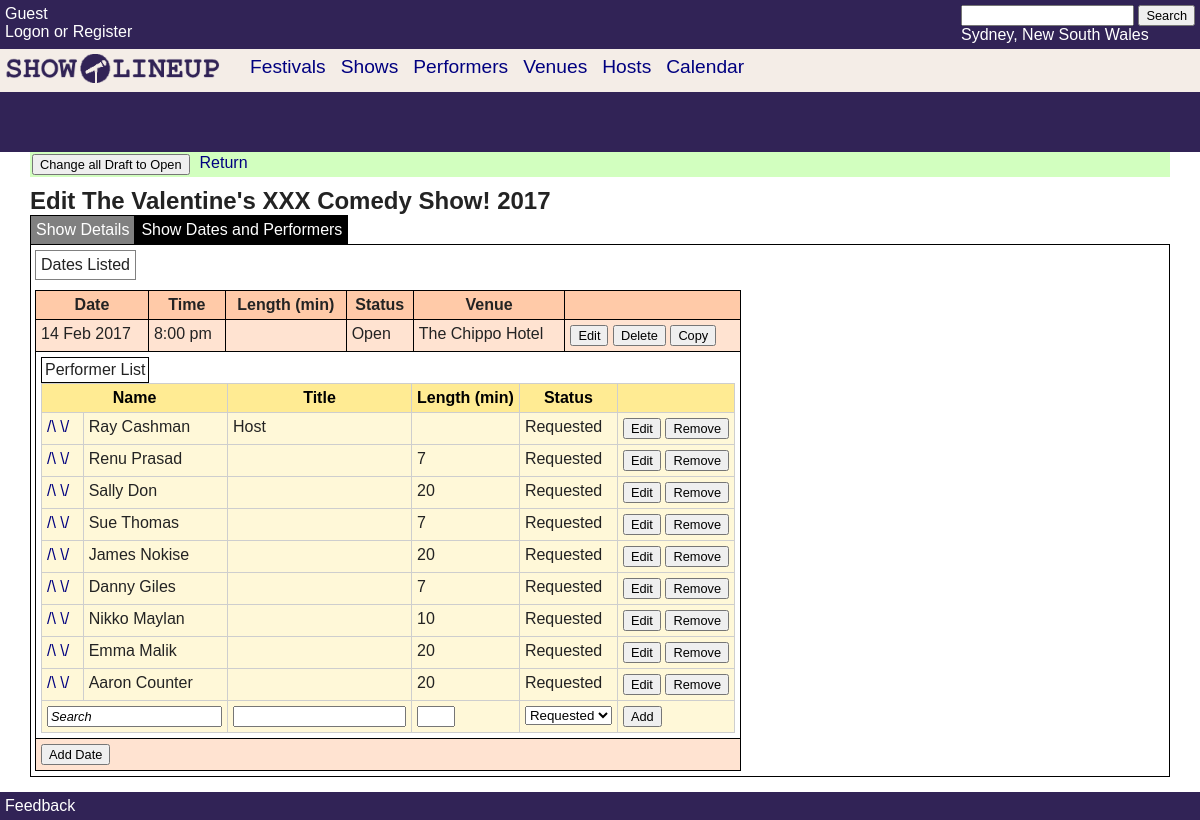
The page /Shows/Edit.php?n=The-Valentine-s-XXX-Comedy-Show-2017 (signed in) on the database its author committed.
### tables this page shows
CREATE TABLE `evpshowdate` (
  `ShowDateId` varchar(64) NOT NULL,
  `ShowId` varchar(64) NOT NULL,
  `ShowDate` int(11) DEFAULT NULL,
  `ShowTime` int(11) DEFAULT NULL,
  `ShowDateStatus` int(11) NOT NULL,
  `VenueId` varchar(64) DEFAULT NULL,
  `VenueConfirmation` int(11) DEFAULT NULL,
  `ShowLength` varchar(50) DEFAULT NULL,
  PRIMARY KEY (`ShowDateId`),
  KEY `ShowId` (`ShowId`)
);

CREATE TABLE `evpshow` (
  `ShowId` varchar(64) NOT NULL,
  `ShowName` varchar(100) DEFAULT NULL,
  `ShowUrlFriendlyName` varchar(100) DEFAULT NULL,
  `FestivalId` varchar(64) DEFAULT NULL,
  `ShowDesc` longtext,
  `PicSmall` varchar(50) DEFAULT NULL,
  `PicLarge` varchar(50) DEFAULT NULL,
  `PriceRange` varchar(50) DEFAULT NULL,
  `ShowStatus` int(11) NOT NULL,
  `CountryId` varchar(64) NOT NULL,
  PRIMARY KEY (`ShowId`)
);

CREATE TABLE `evpvenue` (
  `VenueId` varchar(64) NOT NULL,
  `VenueName` varchar(100) DEFAULT NULL,
  `VenueStatus` int(11) NOT NULL,
  `VenueUrlFriendlyName` varchar(100) DEFAULT NULL,
  `LocationAreaId` varchar(64) DEFAULT NULL,
  `IsDefault` tinyint(1) DEFAULT NULL,
  `VenueDesc` longtext,
  `Address1` varchar(100) DEFAULT NULL,
  `Address2` varchar(100) DEFAULT NULL,
  `AddressSuburb` varchar(100) DEFAULT NULL,
  `AddressState` varchar(100) DEFAULT NULL,
  `AddressPostcode` varchar(20) DEFAULT NULL,
  PRIMARY KEY (`VenueId`)
);

CREATE TABLE `evpshowdateperformer` (
  `ShowDatePerformerId` varchar(64) NOT NULL,
  `ShowDateId` varchar(64) NOT NULL,
  `PerformerId` varchar(64) NOT NULL,
  `DisplayOrder` int(11) NOT NULL,
  `Title` varchar(50) DEFAULT NULL,
  `PerformerConfirmed` int(11) DEFAULT NULL,
  `PerformanceLength` varchar(20) DEFAULT NULL,
  PRIMARY KEY (`ShowDatePerformerId`),
  KEY `ShowDateId` (`ShowDateId`)
);

CREATE TABLE `evpperformer` (
  `PerformerId` varchar(64) NOT NULL,
  `PerformerName` varchar(200) DEFAULT NULL,
  `PerformerStatus` int(11) DEFAULT NULL,
  `PerformerUrlFriendlyName` varchar(200) NOT NULL,
  `PerformerDesc` longtext,
  `PicSmall` varchar(50) DEFAULT NULL,
  `PicLarge` varchar(50) DEFAULT NULL,
  PRIMARY KEY (`PerformerId`)
);

### include/dl_show.php (called while the page is built, shortened)
<?php
$dateList = array();
						?>
						</div><?php
function DL_ShowLoad($urlName, $forEdit){
	$conn = DBConnect();
	if($conn){
		global $dateList;
		global $performerList;
		$thisIsAdmin = false;
		$sql = "select distinct s.*, sd.ShowDateId, sd.ShowDate, sd.ShowTime, sd.ShowDateStatus, sd.VenueId, sd.VenueConfirmation, sd.ShowLength, f.FestivalName, f.FestivalUrlFriendlyName, v.VenueName, v.VenueUrlFriendlyName";
		$sql = $sql . " from evpshow s left outer join evpshowdate sd on s.ShowId = sd.ShowId"
			. " left outer join evpvenue v on sd.VenueId = v.VenueId"
			. " left outer join evpfestival f on s.FestivalId = f.FestivalId";
		$sql = $sql . " where s.ShowUrlFriendlyName = " . ParseS($urlName) . " and s.CountryId = " . ParseS($_SESSION['loccountry'])
			. " and (s.ShowStatus = 1";
		if(isset($_SESSION["mi"])){
			$sql = $sql . " or (s.ShowStatus = 0 and ("
			. " sa.MemberId = ". ParseS($_SESSION["mi"])
			. " or pm.MemberId = ". ParseS($_SESSION["mi"])
			. " or pa.MemberId = ". ParseS($_SESSION["mi"])
			. " or va.MemberId = ". ParseS($_SESSION["mi"])
			. " or ha.MemberId = ". ParseS($_SESSION["mi"])
			. " or fa.MemberId = ". ParseS($_SESSION["mi"])
			. " )))";
		}else{
			$sql = $sql . ")";
		}
		$sql = $sql . " order by sd.ShowDate, sd.ShowTime, sd.ShowDateId";
		$thisId = "";
		$prevId = "";
		$prevShowDateId = "";
		$result = mysqli_query($conn, $sql);
		if($result !== false){
			if (mysqli_num_rows($result) > 0) {
				while($row = mysqli_fetch_assoc($result)) {
					$thisId = $row["ShowId"];
					if($thisId != $prevId){
						$prevId = $thisId;
						$thisName = $row["ShowName"];
						$thisFriendly = $row["ShowUrlFriendlyName"];
					}
					if($prevShowDateId != $row["ShowDateId"]){
						$prevShowDateId = $row["ShowDateId"];
						$dateData = new DateData();
						$dateData->ShowDateId = $prevShowDateId;
						$dateData->ShowDate = $row["ShowDate"];
						$dateData->ShowTime = $row["ShowTime"];
						$dateData->ShowDateStatus = $row["ShowDateStatus"];
						$dateData->VenueId = $row["VenueId"];
						if($dateData->VenueId != ''){
							$dateData->VenueName = $row["VenueName"];
							$dateData->VenueUrlFriendlyName = $row["VenueUrlFriendlyName"];
						}else{
							$dateData->VenueName = '';
						}
						$dateData->VenueConfirmation = $row["VenueConfirmation"];
						$dateData->ShowLength = $row["ShowLength"];
						$dateData->GoingToStatus = 0;
						$dateList[] = $dateData;
					}
				}
			}else{
				mysqli_free_result($result);
				mysqli_close($conn);
				header('Location:/Shows/');
			}
			$sql = "select sdp.*, p.* from evpshowdate sd"
			. " inner join evpshowdateperformer sdp on sd.ShowDateId = sdp.ShowDateId"
			. " inner join evpperformer p on sdp.PerformerId = p.PerformerId"
			. " where sd.ShowId = " . ParseS($thisId);
			if($thisIsAdmin == false){
				$sql = $sql . " and ShowDateStatus = 1 and sdp.PerformerConfirmed <> 2 and p.PerformerStatus = 1";
			}
			$sql = $sql . " order by sdp.ShowDateId, sdp.DisplayOrder";
			$result = mysqli_query($conn, $sql);
			if($result !== false){
				if (mysqli_num_rows($result) > 0) {
					while($row = mysqli_fetch_assoc($result)) {
						$performerData = new PerformerData();
						$performerData->ShowDatePerformerId = $row["ShowDatePerformerId"];
						$performerData->ShowDateId = $row["ShowDateId"];
						$performerData->PerformerId = $row["PerformerId"];
						$performerData->DisplayOrder = $row["DisplayOrder"];
						$performerData->PerformerTitle = $row["Title"];
						$performerData->PerformerConfirmed = $row["PerformerConfirmed"];
						$performerData->PerformanceLength = $row["PerformanceLength"];
						$performerData->PerformerName = $row["PerformerName"];
						$performerData->PerformerFriendlyUrl = $row["PerformerUrlFriendlyName"];
						$performerList[] = $performerData;
					}
				}
			}
		}
	}
}
?>

### Shows/Edit.php (the view, shortened to what this page needs)
<?php
include "../include/db.php";
include "../include/dl_show.php";
include "../include/header.php";
$loadShow = true;
if($loadShow){
	if(isset($_GET["n"])){
		DL_ShowLoad($_GET["n"], true);
	}else{
		DL_VenueDefault(false);
	}
}
?>
<form action="<?php echo $_SERVER['REQUEST_URI']; ?>" enctype="multipart/form-data" method="post">
	<div class="editBar">
		<div id="divSaveShowButton" style="margin-right:10px;float:left;">
			<input type="submit" value="Change all Draft to Open" name="btnOpenAll" id="btnOpenAll" />
		</div>
		<a href="<?php echo "../../Shows/" . $thisFriendly; ?>">Return</a>
	</div>
	<h2><?php
		if(strlen($thisId) == 0)
			echo 'Create Show';
		else
			echo 'Edit ' . $thisName;
		?></h2>
	<div class="edit-tab" onclick="showEditBoxShowHide(1);" id="divTabShow">Show Details</div>
	<div class="edit-tab edit-tab-selected" onclick="showEditBoxShowHide(2);" id="divTabDate">Show Dates and Performers</div>
</form>
	<div style="clear:left;border:solid 1px black;padding-left:4px;padding-bottom:5px;padding-top:5px;display:none;" id="divShowDateContainer">
	<div id="divShowDateEdit">
	<div id="divStatus" class="general">Dates Listed</div>
	<table id="divShowDateList" border="0" cellpadding="0" cellspacing="0">
		<tr>
			<th><label for="ShowDateSingle_ShowDate">Date</label></th>
			<th><label for="ShowDateSingle_ShowTime">Time</label></th>
			<th><label for="ShowDateSingle_ShowLength">Length</label> (min)</th>
			<th><label for="ShowDateSingle_ShowDateStatus">Status</label></th>
			<th><label for="ShowDateSingle_VenueId">Venue</label></th>
			<th>&nbsp;</th>
		</tr>
<?php
	$dateCount = count($dateList);
	for($dateIdx = 0; $dateIdx <= $dateCount; $dateIdx++){
		if($dateIdx < $dateCount){
			$dateData = $dateList[$dateIdx];
		}else{
			$dateData = new DateData();
			if($dateCount != 0){
				$dateData->ShowDate = $dateList[$dateIdx-1]->ShowDate;
				$dateData->ShowTime = $dateList[$dateIdx-1]->ShowTime;
			}else{
				date_default_timezone_set("Australia/Sydney");
				$dateData->ShowDate = date("Ymd");
				$dateData->ShowTime = 2000;
			}
		}
?>
	  <tr class="show-edit-date-list-time"<?php if($dateIdx == $dateCount) echo ' style="display:none;"'; ?>>
		<td>
			<span><?php echo DateToString($dateData->ShowDate); ?></span>
		</td>
		<td>
			<span><?php echo TimeToString($dateData->ShowTime); ?></span>
		</td>
		<td>
		</td>
		<td>
			<span><?php echo StatusToString($dateData->ShowDateStatus); ?></span>
		</td>
		<td>
			<span>
				<label><?php
					if(strlen($dateData->VenueName) == 0){
						echo "No Venue";
					}else{
						echo $dateData->VenueName;
					}
				?></label>
			</span>
		</td>
		<td>
			<span>
				<input type="button" value="Edit" onclick="dateEditSaveCancel(this,1,0);" />
				<input type="button" value="Delete" onclick="dateDelete(this, '<?php echo $thisId; ?>');" />
				<input type="button" value="Copy" onclick="dateCopy(this, '<?php echo $thisId; ?>');" />
			</span>
		</td>
	</tr>
	  <tr<?php if($dateIdx == $dateCount) echo ' style="display:none;"'; ?>>
		<td colspan="6" class="show-date-edit-performers-list">
			<div style="border:solid 1px black;float:left;padding:3px;cursor:pointer;" onclick="showHidePerformerInfo(this);">Performer List</div>
			<div style="clear:left;" />
			<table class="tblShowDateEditPerformers" border="0" cellspacing="0" cellpadding="0"<?php
			if($dateCount != 1){
				echo ' style="display:none;"';
			}
			?>>
				<tr>
					<th colspan="2">Name</th>
					<th>Title</th>
					<th>Length (min)</th>
					<th>Status</th>
					<th>&nbsp;</th>
				</tr>
<?php
	$perfCount = count($performerList);
	for($perfIdx = 0; $perfIdx <= $perfCount; $perfIdx++){
		if($perfIdx == $perfCount){
			$perfItem = new PerformerData();
		}else{
			$perfItem = $performerList[$perfIdx];
		}
		if($perfItem->ShowDateId == $dateData->ShowDateId || $perfIdx == $perfCount){
?>
				<tr<?php if($perfIdx == $perfCount) echo ' style="display:none;"' ?>>
					<td>
						<a href="." onclick="showDatePerformerReorder(this, '<?php echo $thisId; ?>', -1);return false;">/\</a>
						<a href="." onclick="showDatePerformerReorder(this, '<?php echo $thisId; ?>', 1);return false;">\/</a>
					</td>
					<td>
						<?php echo $perfItem->PerformerName; ?>
					</td>
					<td>
						<span><?php echo $perfItem->PerformerTitle; ?></span>
					</td>
					<td>
						<span><?php echo $perfItem->PerformanceLength; ?></span>
					</td>
					<td>
						<span><?php echo ConfirmedToString($perfItem->PerformerConfirmed); ?></span>
					</td>
					<td>
						<span>
							<input type="button" value="Edit" onclick="perfEdit(this,1);" />
							<input type="button" value="Remove" onclick="perfRemove(this,'<?php echo $thisId; ?>');" />
						</span>
					</td>
				</tr>
<?php
		}
	}
?>
				<tr>
					<td colspan="2">
						<input type="text" onkeydown="performerAdd_keydown(event);" onkeyup="performerAdd_keyup(event,this);" onfocus="if(this.value=='Search') this.value = '';$(this).css('font-style','');"
							onblur="autoCompleteHide();" autocomplete="false" value="Search" style="font-style:italic;" />
					</td>
					<td>
						<input type="text" />
					</td>
					<td>
						<input type="text" style="width:30px" />
					</td>
					<td>
						<select id="ddlPerformerConfirmed" name="ddlPerformerConfirmed">
							<option value="0">Requested</option>
						</select>
					</td>
					<td>
						<span>
							<input type="button" value="Add" onclick="return showDatePerformerEditSave(this, '<?php echo $thisId; ?>', '<?php echo $dateData->ShowDateId; ?>');" />
						</span>
					</td>
				</tr>
			</table>
		</td>
	  </tr>
<?php
	}
?>
  <tr class="show-edit-date-list-time">
				<td colspan="6">
					<input type="button" value="Add Date" onclick="btnAddDate_Click(this);" />
				</td>
			</tr>
  </table>
	</div>
	</div>
<?php
include "../include/footer.php";
?>

### Content/Site.css (style rules this page uses)
body { padding:0; margin:0; }
h1, h2, h3, h4, h5 { padding:0; margin:0; }
a:link, a:hover, a:visited { color:Navy; }
a:link, a:visited { text-decoration:none; }
.editBar { background-color:#D2FFBF; margin-bottom:10px; padding:2px; }

### Content/SiteScreen.css (style rules this page uses)
input { font-size:0.8em; }
table tr td { vertical-align:top; }

### Shows/Edit.php (style rules this page uses)
#divShowDateList { border-left:solid 1px black; border-top:solid 1px black; margin-top:10px; }
#divShowDateList th { background-color:#FFCAA8; padding:2px; border-right:solid 1px black; border-bottom:solid 1px black; }
#divShowDateList td, #divShowDateList th { padding:5px; }
#divShowDateList .show-edit-date-list-time { background-color:#FFE3D1; }
#divShowDateList .show-edit-date-list-time td, #divShowDateList .show-date-edit-performers-list, #divShowDateList .show-date-edit-performers-add-button td { border-right:solid 1px black; border-bottom:solid 1px black; }
#divShowDateList .tblShowDateEditPerformers { border-left:solid 1px #cecece; border-top:solid 1px #cecece; }
#divShowDateList .tblShowDateEditPerformers th, .tblShowDateEditPerformers td { border-right:solid 1px #cecece; border-bottom:solid 1px #cecece; }
#divShowDateList .tblShowDateEditPerformers th { background-color:#FFEB93; color:Black; }
#divShowDateList .tblShowDateEditPerformers td { background-color:#FFF8D8; }
.edit-tab { background-color:grey;color:White;padding:5px;float:left;cursor:pointer; border-left:solid 1px black; border-right:solid 1px black; border-top:solid 1px black; display:inline; }
.edit-tab-selected { background-color:black; }
#divStatus { padding:5px; }
#divStatus.general { background-color:white; border:solid 1px grey; display:inline-block; }

### rows shown on the page
evpshowdate: ShowId.ShowName "The Valentine's XXX Comedy Show! 2017", ShowDate "14 Feb 2017", ShowTime "8:00 pm", ShowDateStatus "Open", VenueId.VenueName "The Chippo Hotel"
evpshowdateperformer: PerformerId.PerformerName "Ray Cashman", Title "Host", PerformerConfirmed "Requested"
evpshowdateperformer: PerformerId.PerformerName "Renu Prasad", PerformanceLength "7", PerformerConfirmed "Requested"
evpshowdateperformer: PerformerId.PerformerName "Sally Don", PerformanceLength "20", PerformerConfirmed "Requested"
evpshowdateperformer: PerformerId.PerformerName "Sue Thomas", PerformanceLength "7", PerformerConfirmed "Requested"
evpshowdateperformer: PerformerId.PerformerName "James Nokise", PerformanceLength "20", PerformerConfirmed "Requested"
evpshowdateperformer: PerformerId.PerformerName "Danny Giles", PerformanceLength "7", PerformerConfirmed "Requested"
evpshowdateperformer: PerformerId.PerformerName "Nikko Maylan", PerformanceLength "10", PerformerConfirmed "Requested"
evpshowdateperformer: PerformerId.PerformerName "Emma Malik", PerformanceLength "20", PerformerConfirmed "Requested"
evpshowdateperformer: PerformerId.PerformerName "Aaron Counter", PerformanceLength "20", PerformerConfirmed "Requested"

### other values the page prints
$_SESSION["locdesc"] "Sydney, New South Wales"
$pageItems[$navIdx] "Festival"
$pageItems[$navIdx] "Show"
$pageItems[$navIdx] "Performer"
$pageItems[$navIdx] "Venue"
$pageItems[$navIdx] "Host"
